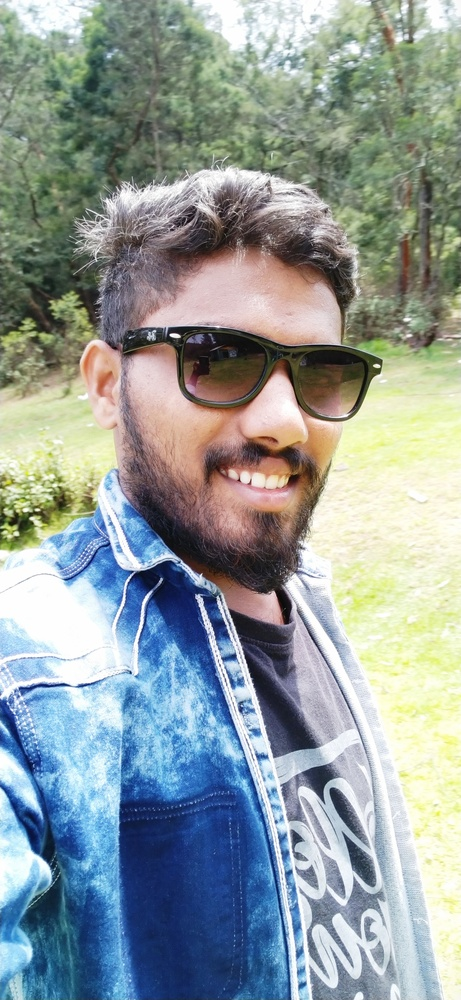
#> input picture practice/1.jpg, 461 x 1000 px, shrunk from 2126 x 4608 before the run
$ jupyter execute cartoon_converter_failed.ipynb
#> lines starting #> are read from the running program, lines starting #| are printed output that depends on the picture; after the words box and inside, x2 and y2 are one past the last pixel; in counts of white or black regions, pixels touching at a corner belong together
[cell 1]
import cv2
import numpy as np

[cell 2]
img = cv2.imread('1.jpg')
#> img is the input picture: shape (1000, 461, 3); mean B, G, R 155.8, 156.4, 145.4

[cell 3]
cv2.imshow('image_display',img)
cv2.waitKey(0) * 0xFF

[cell 4]
gr = cv2.cvtColor(img, cv2.COLOR_BGR2GRAY)
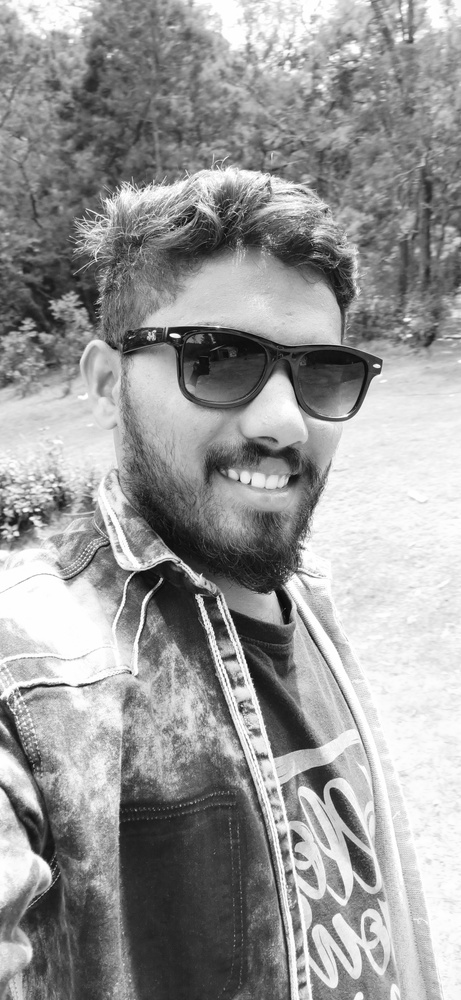
#> gr: shape (1000, 461); min 3, max 255, mean 153
gr = cv2.medianBlur(gr, 5)
ed = cv2.adaptiveThreshold(gr, 255, cv2.ADAPTIVE_THRESH_MEAN_C, cv2.THRESH_BINARY, 9, 9)
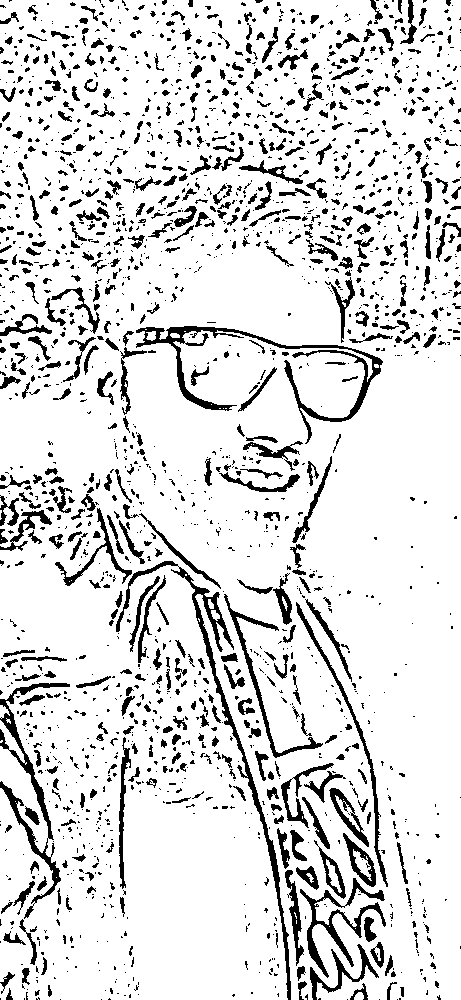
#> ed: shape (1000, 461); 86.6% white; 2043 black regions (1449 under 20 px), largest, box (x1, y1, x2, y2) and area: (136, 326, 383, 444) 3130, (116, 561, 291, 1000) 3061, (0, 683, 70, 919) 2245

[cell 5]
color = cv2.bilateralFilter(img, 9, 250, 250)
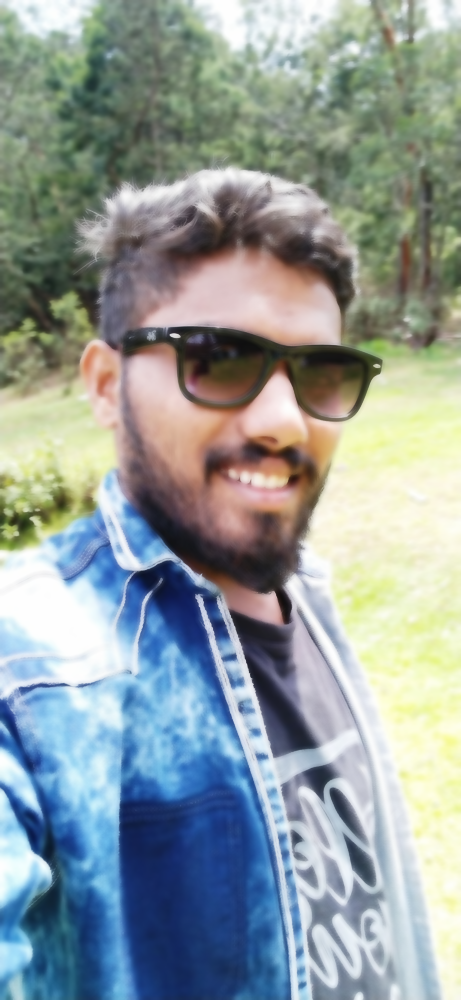
#> color: shape (1000, 461, 3); mean B, G, R 155.9, 156.4, 145.4
cart = cv2.bitwise_and(color, color, mask = ed)
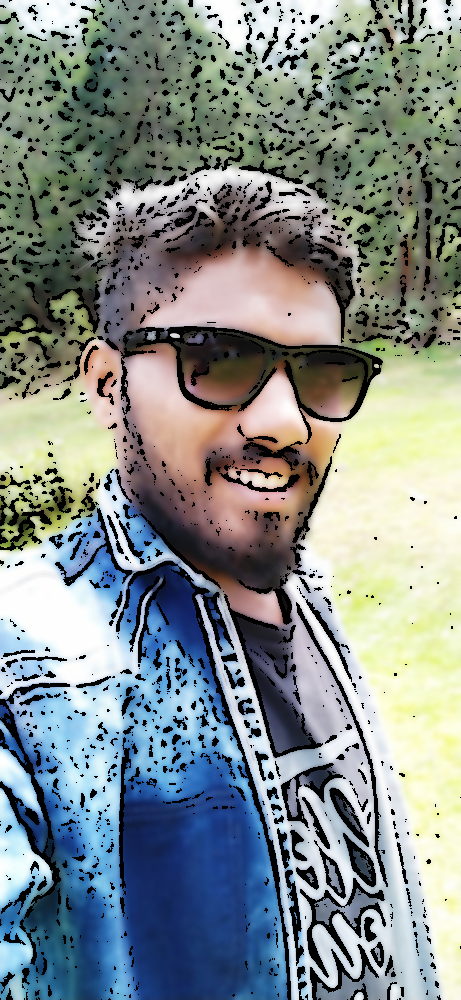
#> cart: shape (1000, 461, 3); mean B, G, R 138.6, 140.1, 131

[cell 6]
cv2.imwrite('cartoon.jpg',cart)
#> Out = True
